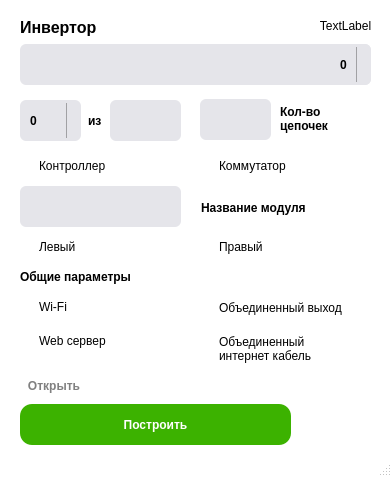
<?xml version="1.0" encoding="UTF-8"?>
<ui version="4.0">
 <class>WindowDrawSchemes</class>
 <widget class="QMainWindow" name="WindowDrawSchemes">
  <property name="enabled">
   <bool>true</bool>
  </property>
  <property name="geometry">
   <rect>
    <x>0</x>
    <y>0</y>
    <width>392</width>
    <height>477</height>
   </rect>
  </property>
  <property name="font">
   <font>
    <family>Arial</family>
   </font>
  </property>
  <property name="focusPolicy">
   <enum>Qt::NoFocus</enum>
  </property>
  <property name="windowTitle">
   <string>Структурная схема</string>
  </property>
  <property name="styleSheet">
   <string notr="true">QMainWindow {
	background-color: white
}
QScrollBar:vertical {              
	background: #e5e5ea;
	border-radius: 3;
	border: none;
	max-width: 8px;
}
QScrollBar::handle:vertical {
	background-color: #196dff;
    border-radius: 3;
}
QScrollBar::handle:vertical:hover {
	background-color: #3b83ff; 
    min-height: 0px;
    border-radius: 3;
}
QScrollBar::add-line:vertical {
    height: 0px;
    subcontrol-position: bottom;
    subcontrol-origin: margin;
}
QScrollBar::sub-line:vertical {
    height: 0 px;
    subcontrol-position: top;
    subcontrol-origin: margin;
}
QScrollBar::add-page:vertical, QScrollBar::sub-page:vertical{
    background: #e5e5ea;
	border: none;
}
QComboBox QAbstractItemView {
	background: transparent;
	border-radius: 6;
    border: none;
	outline:0px;
	selection-background-color: white;
	selection-color: #196dff;
    padding: 8 0 8 0;
}</string>
  </property>
  <property name="documentMode">
   <bool>false</bool>
  </property>
  <widget class="QWidget" name="centralwidget">
   <property name="styleSheet">
    <string notr="true">background-color: #fff;</string>
   </property>
   <widget class="QLineEdit" name="inputCountPV">
    <property name="enabled">
     <bool>true</bool>
    </property>
    <property name="geometry">
     <rect>
      <x>200</x>
      <y>99</y>
      <width>71</width>
      <height>41</height>
     </rect>
    </property>
    <property name="font">
     <font>
      <family>Arial</family>
      <pointsize>8</pointsize>
      <weight>75</weight>
      <bold>true</bold>
     </font>
    </property>
    <property name="toolTip">
     <string>Количество MPPT в инверторе</string>
    </property>
    <property name="styleSheet">
     <string notr="true">QLineEdit{
	background-color:rgba(229,229,234,1); 
	border-radius: 6;
	border: none;
	padding-left: 8px
}
</string>
    </property>
    <property name="inputMask">
     <string/>
    </property>
    <property name="text">
     <string/>
    </property>
    <property name="readOnly">
     <bool>true</bool>
    </property>
    <property name="placeholderText">
     <string/>
    </property>
   </widget>
   <widget class="QPushButton" name="btnDraw">
    <property name="geometry">
     <rect>
      <x>20</x>
      <y>404</y>
      <width>271</width>
      <height>41</height>
     </rect>
    </property>
    <property name="font">
     <font>
      <family>Arial</family>
      <pointsize>9</pointsize>
      <weight>75</weight>
      <bold>true</bold>
     </font>
    </property>
    <property name="cursor">
     <cursorShape>PointingHandCursor</cursorShape>
    </property>
    <property name="styleSheet">
     <string notr="true">QPushButton{
	background-color: rgb(60,178,0);
	color: white;
	border: none;
	border-radius: 12;
	border-style: outset;
}
QPushButton:hover{
	background-color: rgba(60,178,0, 0.85); 
}
QPushButton:pressed{
	color: rgba(255, 255, 255, 0.7);
	border-radius: 12;
}</string>
    </property>
    <property name="text">
     <string>Построить</string>
    </property>
   </widget>
   <widget class="QCheckBox" name="checkWifi">
    <property name="geometry">
     <rect>
      <x>20</x>
      <y>296</y>
      <width>111</width>
      <height>22</height>
     </rect>
    </property>
    <property name="font">
     <font>
      <family>Arial</family>
      <pointsize>9</pointsize>
      <weight>50</weight>
      <bold>false</bold>
     </font>
    </property>
    <property name="toolTip">
     <string>Применяет Y конекторы, если это допустимо </string>
    </property>
    <property name="styleSheet">
     <string notr="true">background-color: rgba(255,255,255,0); </string>
    </property>
    <property name="text">
     <string>Wi-Fi</string>
    </property>
   </widget>
   <widget class="QLabel" name="label_11">
    <property name="enabled">
     <bool>true</bool>
    </property>
    <property name="geometry">
     <rect>
      <x>280</x>
      <y>100</y>
      <width>81</width>
      <height>38</height>
     </rect>
    </property>
    <property name="font">
     <font>
      <family>Arial</family>
      <pointsize>9</pointsize>
      <weight>75</weight>
      <bold>true</bold>
     </font>
    </property>
    <property name="styleSheet">
     <string notr="true">background-color: rgba(255,255,255,0); </string>
    </property>
    <property name="text">
     <string>Кол-во
цепочек</string>
    </property>
   </widget>
   <widget class="QPushButton" name="btnSaveConfig">
    <property name="geometry">
     <rect>
      <x>310</x>
      <y>402</y>
      <width>41</width>
      <height>41</height>
     </rect>
    </property>
    <property name="font">
     <font>
      <family>Arial</family>
      <pointsize>9</pointsize>
      <weight>75</weight>
      <bold>true</bold>
     </font>
    </property>
    <property name="cursor">
     <cursorShape>PointingHandCursor</cursorShape>
    </property>
    <property name="styleSheet">
     <string notr="true">QPushButton{
	/*background-color: #196dff;*/
	background-color:rgba(112, 215, 255, 0);
	color: white;
	border: none;
	border-radius: 12;
	border-style: outset;
}
QPushButton:hover{
	border-bottom: 3px solid white;
	border-radius: 3; 
}
QPushButton:pressed{
	border-bottom: 0px solid white;
	border-radius: 3;
}</string>
    </property>
    <property name="text">
     <string/>
    </property>
   </widget>
   <widget class="QCheckBox" name="checkUnitedInternet">
    <property name="geometry">
     <rect>
      <x>200</x>
      <y>311</y>
      <width>141</width>
      <height>61</height>
     </rect>
    </property>
    <property name="font">
     <font>
      <family>Arial</family>
      <pointsize>9</pointsize>
      <weight>50</weight>
      <bold>false</bold>
     </font>
    </property>
    <property name="toolTip">
     <string>Применяет Y конекторы, если это допустимо </string>
    </property>
    <property name="styleSheet">
     <string notr="true">background-color: rgba(255,255,255,0); </string>
    </property>
    <property name="text">
     <string>
Объединенный 
интернет кабель</string>
    </property>
   </widget>
   <widget class="QCheckBox" name="checkUnitedOut">
    <property name="geometry">
     <rect>
      <x>200</x>
      <y>287</y>
      <width>191</width>
      <height>41</height>
     </rect>
    </property>
    <property name="font">
     <font>
      <family>Arial</family>
      <pointsize>9</pointsize>
      <weight>50</weight>
      <bold>false</bold>
     </font>
    </property>
    <property name="toolTip">
     <string>Применяет Y конекторы, если это допустимо </string>
    </property>
    <property name="styleSheet">
     <string notr="true">background-color: rgba(255,255,255,0); </string>
    </property>
    <property name="text">
     <string>Объединенный выход</string>
    </property>
   </widget>
   <widget class="QCheckBox" name="checkYzipLeft">
    <property name="geometry">
     <rect>
      <x>20</x>
      <y>236</y>
      <width>121</width>
      <height>22</height>
     </rect>
    </property>
    <property name="font">
     <font>
      <family>Arial</family>
      <pointsize>9</pointsize>
      <weight>50</weight>
      <bold>false</bold>
     </font>
    </property>
    <property name="toolTip">
     <string>Применяет Y конекторы, если это допустимо </string>
    </property>
    <property name="styleSheet">
     <string notr="true">background-color: rgba(255,255,255,0); </string>
    </property>
    <property name="text">
     <string>Левый</string>
    </property>
   </widget>
   <widget class="QCheckBox" name="checkController">
    <property name="geometry">
     <rect>
      <x>20</x>
      <y>155</y>
      <width>141</width>
      <height>22</height>
     </rect>
    </property>
    <property name="font">
     <font>
      <family>Arial</family>
      <pointsize>9</pointsize>
      <weight>50</weight>
      <bold>false</bold>
     </font>
    </property>
    <property name="toolTip">
     <string>Применяет Y конекторы, если это допустимо </string>
    </property>
    <property name="styleSheet">
     <string notr="true">background-color: rgba(255,255,255,0); </string>
    </property>
    <property name="text">
     <string>Контроллер</string>
    </property>
   </widget>
   <widget class="QCheckBox" name="checkCommutator">
    <property name="geometry">
     <rect>
      <x>200</x>
      <y>155</y>
      <width>151</width>
      <height>22</height>
     </rect>
    </property>
    <property name="font">
     <font>
      <family>Arial</family>
      <pointsize>9</pointsize>
      <weight>50</weight>
      <bold>false</bold>
     </font>
    </property>
    <property name="toolTip">
     <string>Применяет Y конекторы, если это допустимо </string>
    </property>
    <property name="styleSheet">
     <string notr="true">background-color: rgba(255,255,255,0); </string>
    </property>
    <property name="text">
     <string>Коммутатор</string>
    </property>
   </widget>
   <widget class="QLineEdit" name="inputName_invertor">
    <property name="enabled">
     <bool>true</bool>
    </property>
    <property name="geometry">
     <rect>
      <x>20</x>
      <y>44</y>
      <width>351</width>
      <height>41</height>
     </rect>
    </property>
    <property name="font">
     <font>
      <family>Arial</family>
      <pointsize>9</pointsize>
      <weight>75</weight>
      <italic>false</italic>
      <bold>true</bold>
      <underline>false</underline>
      <strikeout>false</strikeout>
     </font>
    </property>
    <property name="toolTip">
     <string>Количество MPPT в инверторе</string>
    </property>
    <property name="styleSheet">
     <string notr="true">QLineEdit{
	background-color:rgba(229,229,234,1); 
	border-radius: 6;
	border: none;
	padding-left: 8px
}
</string>
    </property>
    <property name="inputMask">
     <string/>
    </property>
    <property name="text">
     <string/>
    </property>
    <property name="frame">
     <bool>true</bool>
    </property>
    <property name="echoMode">
     <enum>QLineEdit::Normal</enum>
    </property>
    <property name="readOnly">
     <bool>true</bool>
    </property>
    <property name="placeholderText">
     <string/>
    </property>
    <property name="cursorMoveStyle">
     <enum>Qt::LogicalMoveStyle</enum>
    </property>
   </widget>
   <widget class="QCheckBox" name="checkYzipRight">
    <property name="geometry">
     <rect>
      <x>200</x>
      <y>236</y>
      <width>101</width>
      <height>22</height>
     </rect>
    </property>
    <property name="font">
     <font>
      <family>Arial</family>
      <pointsize>9</pointsize>
      <weight>50</weight>
      <bold>false</bold>
     </font>
    </property>
    <property name="toolTip">
     <string>Применяет Y конекторы, если это допустимо </string>
    </property>
    <property name="styleSheet">
     <string notr="true">background-color: rgba(255,255,255,0); </string>
    </property>
    <property name="text">
     <string>Правый</string>
    </property>
   </widget>
   <widget class="QSpinBox" name="spinBox_CountInvertors">
    <property name="geometry">
     <rect>
      <x>20</x>
      <y>100</y>
      <width>61</width>
      <height>41</height>
     </rect>
    </property>
    <property name="font">
     <font>
      <family>Arial</family>
      <weight>75</weight>
      <bold>true</bold>
     </font>
    </property>
    <property name="toolTip">
     <string>Количество схем одинаковых инверторов</string>
    </property>
    <property name="styleSheet">
     <string notr="true">QSpinBox{
	background-color:rgba(229,229,234,1); 
	border-radius: 6;
	border: none;
	padding-left: 8px
}
QSpinBox:hover{
	background-color:rgba(242,242,247,1);
}
QSpinBox:up-button:hover{
	background-color:rgba(25,109,255, 0.7);
	border-top-right-radius: 6;
}
QSpinBox:up-button:pressed{
	background-color:rgba(25,109,255, 0.5);
	border-top-right-radius: 6;
}
QSpinBox:up-button{
	background-color:rgba(229,229,234,1); 
	border-top-right-radius: 6;
	border: none;
	border-left: 1px solid rgba(0,0,0,0.3);
}

QSpinBox:down-button:hover{
	background-color:rgba(25,109,255, 0.7);
	border-bottom-right-radius: 6;
}
QSpinBox:down-button:pressed{
	background-color:rgba(25,109,255, 0.5);
	border-bottom-right-radius: 6;
}
QSpinBox:down-button{
	background-color:rgba(229,229,234,1); 
	border-bottom-right-radius: 6;
	border-left: 1px solid rgba(0,0,0,0.3);

}</string>
    </property>
   </widget>
   <widget class="QLabel" name="label_21">
    <property name="enabled">
     <bool>true</bool>
    </property>
    <property name="geometry">
     <rect>
      <x>88</x>
      <y>100</y>
      <width>21</width>
      <height>41</height>
     </rect>
    </property>
    <property name="font">
     <font>
      <family>Arial</family>
      <pointsize>9</pointsize>
      <weight>75</weight>
      <bold>true</bold>
     </font>
    </property>
    <property name="styleSheet">
     <string notr="true">background-color: rgba(255,255,255,0); </string>
    </property>
    <property name="text">
     <string>из</string>
    </property>
    <property name="alignment">
     <set>Qt::AlignLeading|Qt::AlignLeft|Qt::AlignVCenter</set>
    </property>
   </widget>
   <widget class="QLabel" name="label_14">
    <property name="enabled">
     <bool>true</bool>
    </property>
    <property name="geometry">
     <rect>
      <x>20</x>
      <y>267</y>
      <width>171</width>
      <height>20</height>
     </rect>
    </property>
    <property name="font">
     <font>
      <family>Arial</family>
      <pointsize>9</pointsize>
      <weight>75</weight>
      <bold>true</bold>
     </font>
    </property>
    <property name="styleSheet">
     <string notr="true">background-color: rgba(255,255,255,0); </string>
    </property>
    <property name="text">
     <string>Общие параметры</string>
    </property>
    <property name="alignment">
     <set>Qt::AlignLeading|Qt::AlignLeft|Qt::AlignVCenter</set>
    </property>
   </widget>
   <widget class="QPushButton" name="btnOpenScheme">
    <property name="geometry">
     <rect>
      <x>14</x>
      <y>370</y>
      <width>80</width>
      <height>31</height>
     </rect>
    </property>
    <property name="font">
     <font>
      <family>Arial</family>
      <pointsize>9</pointsize>
      <weight>75</weight>
      <italic>false</italic>
      <bold>true</bold>
      <underline>false</underline>
      <strikeout>false</strikeout>
      <stylestrategy>PreferAntialias</stylestrategy>
      <kerning>true</kerning>
     </font>
    </property>
    <property name="cursor">
     <cursorShape>PointingHandCursor</cursorShape>
    </property>
    <property name="styleSheet">
     <string notr="true">QPushButton{
	background-color:rgba(112, 215, 255, 0);
	color:rgba(0, 0, 0, 0.5);
	border: none;
	border-radius: 5;
	border-style: outset;
}
QPushButton:hover{
	color: black;
}
</string>
    </property>
    <property name="text">
     <string>Открыть</string>
    </property>
   </widget>
   <widget class="QLineEdit" name="inputTitleOtherDevice">
    <property name="enabled">
     <bool>true</bool>
    </property>
    <property name="geometry">
     <rect>
      <x>20</x>
      <y>186</y>
      <width>161</width>
      <height>41</height>
     </rect>
    </property>
    <property name="font">
     <font>
      <family>Arial</family>
      <pointsize>8</pointsize>
      <weight>75</weight>
      <bold>true</bold>
     </font>
    </property>
    <property name="toolTip">
     <string>Количество MPPT в инверторе</string>
    </property>
    <property name="styleSheet">
     <string notr="true">QLineEdit{
	background-color:rgba(229,229,234,1); 
	border-radius: 6;
	border: none;
	padding-left: 8px
}
QLineEdit:hover{
	background-color:rgba(242,242,247,1);
}
QLineEdit:pressed{
	background-color:rgba(188,188,192,1);
	border-radius: 12;
}</string>
    </property>
    <property name="inputMask">
     <string/>
    </property>
    <property name="text">
     <string/>
    </property>
    <property name="readOnly">
     <bool>false</bool>
    </property>
    <property name="placeholderText">
     <string/>
    </property>
   </widget>
   <widget class="QLabel" name="label_22">
    <property name="enabled">
     <bool>true</bool>
    </property>
    <property name="geometry">
     <rect>
      <x>201</x>
      <y>187</y>
      <width>151</width>
      <height>41</height>
     </rect>
    </property>
    <property name="font">
     <font>
      <family>Arial</family>
      <pointsize>9</pointsize>
      <weight>75</weight>
      <bold>true</bold>
     </font>
    </property>
    <property name="styleSheet">
     <string notr="true">background-color: rgba(255,255,255,0); </string>
    </property>
    <property name="text">
     <string>Название модуля</string>
    </property>
   </widget>
   <widget class="QCheckBox" name="checkWebServer">
    <property name="geometry">
     <rect>
      <x>20</x>
      <y>330</y>
      <width>121</width>
      <height>22</height>
     </rect>
    </property>
    <property name="font">
     <font>
      <family>Arial</family>
      <pointsize>9</pointsize>
      <weight>50</weight>
      <bold>false</bold>
     </font>
    </property>
    <property name="toolTip">
     <string>Применяет Y конекторы, если это допустимо </string>
    </property>
    <property name="styleSheet">
     <string notr="true">background-color: rgba(255,255,255,0); </string>
    </property>
    <property name="text">
     <string>Web сервер</string>
    </property>
   </widget>
   <widget class="QLineEdit" name="inputCountAllInvertors">
    <property name="enabled">
     <bool>true</bool>
    </property>
    <property name="geometry">
     <rect>
      <x>110</x>
      <y>100</y>
      <width>71</width>
      <height>41</height>
     </rect>
    </property>
    <property name="font">
     <font>
      <family>Arial</family>
      <pointsize>8</pointsize>
      <weight>75</weight>
      <bold>true</bold>
     </font>
    </property>
    <property name="toolTip">
     <string>Количество MPPT в инверторе</string>
    </property>
    <property name="styleSheet">
     <string notr="true">QLineEdit{
	background-color:rgba(229,229,234,1); 
	border-radius: 6;
	border: none;
	padding-left: 8px
}
</string>
    </property>
    <property name="inputMask">
     <string/>
    </property>
    <property name="text">
     <string/>
    </property>
    <property name="readOnly">
     <bool>true</bool>
    </property>
    <property name="placeholderText">
     <string/>
    </property>
   </widget>
   <widget class="QSpinBox" name="spinBox_numInvertor">
    <property name="geometry">
     <rect>
      <x>330</x>
      <y>44</y>
      <width>41</width>
      <height>41</height>
     </rect>
    </property>
    <property name="font">
     <font>
      <family>Arial</family>
      <weight>75</weight>
      <bold>true</bold>
     </font>
    </property>
    <property name="styleSheet">
     <string notr="true">QSpinBox{
	background-color:rgba(229,229,234,1); 
	border-radius: 6;
	border: none;
	padding-left: 8px;
}
QSpinBox:hover{
	background-color:rgba(242,242,247,1);
}
QSpinBox:up-button:hover{
	background-color:rgba(25,109,255, 0.7);
	border-top-right-radius: 6;
}
QSpinBox:up-button:pressed{
	background-color:rgba(25,109,255, 0.5);
	border-top-right-radius: 6;
}
QSpinBox:up-button{
	background-color:rgba(229,229,234,1); 
	border-top-right-radius: 6;
	border: none;
	border-left: 1px solid rgba(0,0,0,0.3);
}

QSpinBox:down-button:hover{
	background-color:rgba(25,109,255, 0.7);
	border-bottom-right-radius: 6;
}
QSpinBox:down-button:pressed{
	background-color:rgba(25,109,255, 0.5);
	border-bottom-right-radius: 6;
}
QSpinBox:down-button{
	background-color:rgba(229,229,234,1); 
	border-bottom-right-radius: 6;
	border-left: 1px solid rgba(0,0,0,0.3);

}</string>
    </property>
    <property name="readOnly">
     <bool>false</bool>
    </property>
   </widget>
   <widget class="QLabel" name="label_2">
    <property name="geometry">
     <rect>
      <x>20</x>
      <y>10</y>
      <width>111</width>
      <height>35</height>
     </rect>
    </property>
    <property name="font">
     <font>
      <family>Arial</family>
      <pointsize>12</pointsize>
      <weight>75</weight>
      <bold>true</bold>
     </font>
    </property>
    <property name="styleSheet">
     <string notr="true">background-color: rgba(255,255,255,0); </string>
    </property>
    <property name="text">
     <string>Инвертор</string>
    </property>
    <property name="scaledContents">
     <bool>false</bool>
    </property>
   </widget>
   <widget class="QLabel" name="labelLoading">
    <property name="geometry">
     <rect>
      <x>300</x>
      <y>-10</y>
      <width>91</width>
      <height>71</height>
     </rect>
    </property>
    <property name="styleSheet">
     <string notr="true">background-color:rgba(112, 215, 255, 0);</string>
    </property>
    <property name="text">
     <string>TextLabel</string>
    </property>
    <property name="alignment">
     <set>Qt::AlignCenter</set>
    </property>
   </widget>
   <zorder>labelLoading</zorder>
   <zorder>checkYzipRight</zorder>
   <zorder>inputCountPV</zorder>
   <zorder>btnDraw</zorder>
   <zorder>checkWifi</zorder>
   <zorder>label_11</zorder>
   <zorder>btnSaveConfig</zorder>
   <zorder>checkUnitedInternet</zorder>
   <zorder>checkUnitedOut</zorder>
   <zorder>checkYzipLeft</zorder>
   <zorder>checkController</zorder>
   <zorder>checkCommutator</zorder>
   <zorder>inputName_invertor</zorder>
   <zorder>spinBox_CountInvertors</zorder>
   <zorder>label_21</zorder>
   <zorder>label_14</zorder>
   <zorder>btnOpenScheme</zorder>
   <zorder>inputTitleOtherDevice</zorder>
   <zorder>label_22</zorder>
   <zorder>checkWebServer</zorder>
   <zorder>inputCountAllInvertors</zorder>
   <zorder>spinBox_numInvertor</zorder>
   <zorder>label_2</zorder>
  </widget>
  <widget class="QStatusBar" name="statusBar"/>
 </widget>
 <resources/>
 <connections/>
</ui>
